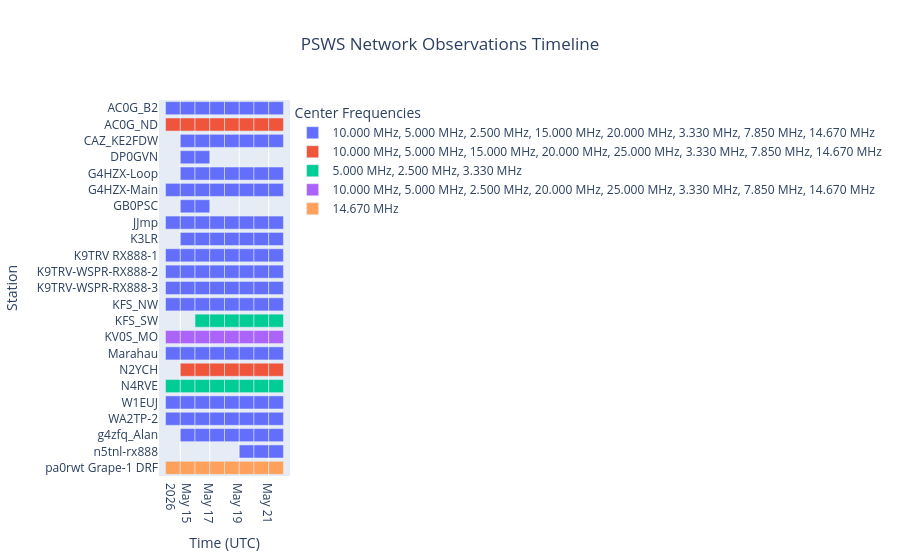

The notebook cell saved with this chart:
### Code cell
# import pandas as pd
# import plotly.express as px

# # 1. Convert the Start and End columns to datetime objects
# df_inventory["Start_UTC"] = pd.to_datetime(df_inventory["Start_UTC"])
# df_inventory["End_UTC"] = pd.to_datetime(df_inventory["End_UTC"])

# # 2. Sort by Station and Start time so the chart looks organized
# df_inventory = df_inventory.sort_values(by=["Station", "Start_UTC"])

# # 3. Generate the Gantt chart using px.timeline
# fig = px.timeline(
#     df_inventory,
#     x_start="Start_UTC",
#     x_end="End_UTC",
#     y="Station",
#     color="Center_Frequencies",
#     title="PSWS Network Observations Timeline",
#     # Hover data lets you see extra details when you mouse over a bar
#     hover_data={
#         "Instrument": True,
#         "Size_MB": True,
#         "Center_Frequencies": False,  # Redundant since it's the color
#         "Start_UTC": "|%Y-%m-%d %H:%M",  # Format the hover dates cleanly
#         "End_UTC": "|%Y-%m-%d %H:%M",
#     },
# )

# # 4. Clean up the layout
# fig.update_layout(
#     xaxis_title="Time (UTC)",
#     yaxis_title="Station",
#     legend_title="Center Frequencies",
#     # This keeps the bars tight and readable if you have many stations
#     yaxis={"categoryorder": "category descending"},
#     title_x=0.5,  # Center the title
# )

# # Display the interactive chart
# fig.show()
